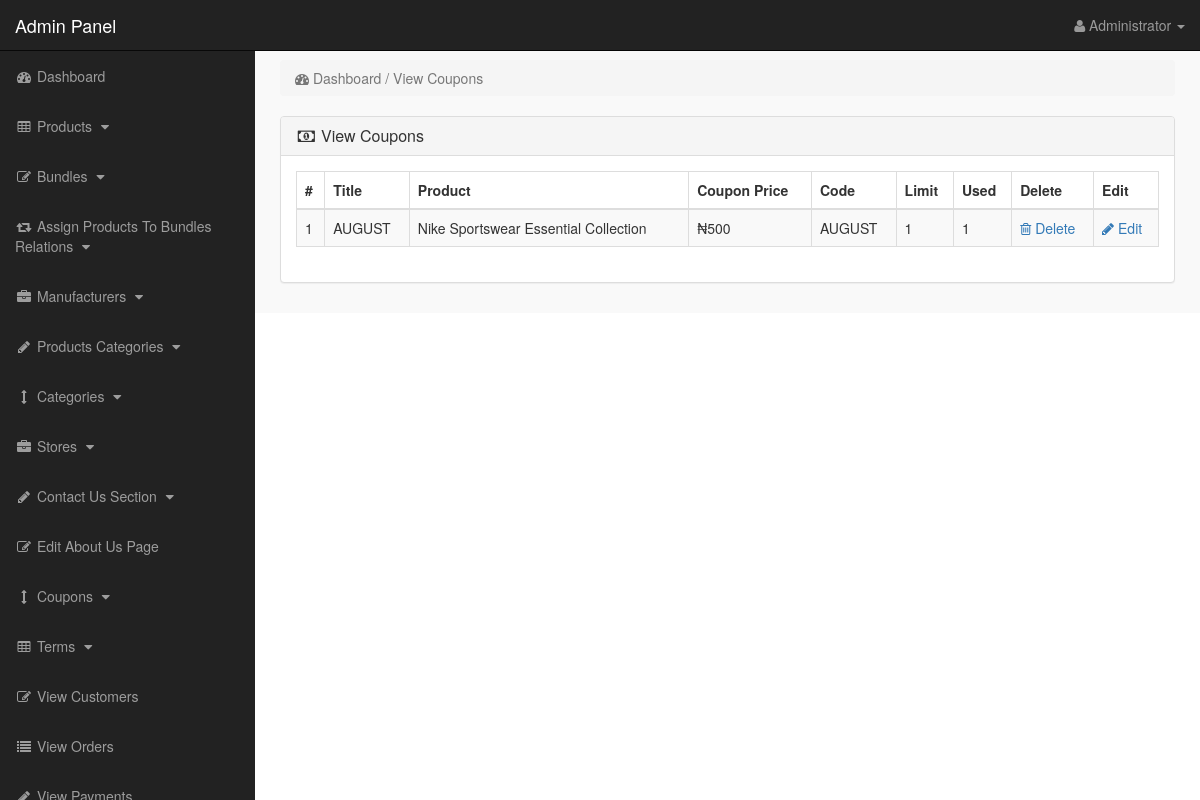
/admin_area/index.php?view_coupons (signed in), run on the app's committed database.
### tables this page shows
CREATE TABLE `coupons` (
  `coupon_id` int(10) NOT NULL,
  `product_id` int(10) NOT NULL,
  `coupon_title` varchar(255) NOT NULL,
  `coupon_price` varchar(255) NOT NULL,
  `coupon_code` varchar(255) NOT NULL,
  `coupon_limit` int(100) NOT NULL,
  `coupon_used` int(100) NOT NULL
);

CREATE TABLE `products` (
  `product_id` int(10) NOT NULL,
  `p_cat_id` int(10) NOT NULL,
  `cat_id` int(10) NOT NULL,
  `manufacturer_id` int(10) NOT NULL,
  `date` timestamp NOT NULL DEFAULT current_timestamp() ON UPDATE current_timestamp(),
  `product_title` text NOT NULL,
  `product_url` text NOT NULL,
  `product_img1` text NOT NULL,
  `product_img2` text NOT NULL,
  `product_img3` text NOT NULL,
  `product_price` int(10) NOT NULL,
  `product_psp_price` int(100) NOT NULL,
  `product_desc` text NOT NULL,
  `product_features` text NOT NULL,
  `product_video` text NOT NULL,
  `product_keywords` text NOT NULL,
  `product_label` text NOT NULL,
  `status` varchar(255) NOT NULL
);

### admin_area/view_coupons.php (the view)
<?php
if(!isset($_SESSION['admin_email'])){
echo "<script>window.open('login.php','_self')</script>";
}
else {
?>
<div class="row">
<div class="col-lg-12">
<ol class="breadcrumb">
<li class="active">
<i class="fa fa-dashboard"></i> Dashboard / View Coupons
</li>
</ol>
</div>
</div>
<div class="row" >
<div class="col-lg-12" >
<div class="panel panel-default">
<div class="panel-heading">
<h3 class="panel-title">
<i class="fa fa-money fa-fw"></i> View Coupons
</h3>
</div>
<div class="panel-body">
<div class="table-responsive">
<table class="table table-bordered table-hover table-striped">
<thead>
<tr>
<th>#</th>
<th>Title  </th>
<th>Product  </th>
<th>Coupon Price  </th>
<th>Code  </th>
<th>Limit  </th>
<th>Used  </th>
<th>Delete  </th>
<th>Edit  </th>
</tr>
</thead>
<tbody>
<?php
$i = 0;
$get_coupons = "select * from coupons";
$run_coupons = mysqli_query($con,$get_coupons);
while($row_coupons = mysqli_fetch_array($run_coupons)){
$coupon_id = $row_coupons['coupon_id'];
$product_id = $row_coupons['product_id'];
$coupon_title = $row_coupons['coupon_title'];
$coupon_price = $row_coupons['coupon_price'];
$coupon_code = $row_coupons['coupon_code'];
$coupon_limit = $row_coupons['coupon_limit'];
$coupon_used = $row_coupons['coupon_used'];
$get_products = "select * from products where product_id='$product_id'";
$run_products = mysqli_query($con,$get_products);
$row_products = mysqli_fetch_array($run_products);
$product_title = $row_products['product_title'];
$i++;
?>
<tr>
<td><?php echo $i; ?></td>
<td><?php echo $coupon_title; ?></td>
<td><?php echo $product_title; ?></td>
<td><?php echo "₦$coupon_price"; ?></td>
<td><?php echo $coupon_code; ?></td>
<td><?php echo $coupon_limit; ?></td>
<td><?php echo $coupon_used; ?></td>
<td>
<a href="index.php?delete_coupon=<?php echo $coupon_id; ?>">
<i class="fa fa-trash-o"></i> Delete
</a>
</td>
<td>
<a href="index.php?edit_coupon=<?php echo $coupon_id; ?>">
<i class="fa fa-pencil"></i> Edit
</a>
</td>
</tr>
<?php } ?>
</tbody>
</table>
</div>
</div>
</div>
</div>
</div>
<?php } ?>

### admin_area/includes/sidebar.php (shortened to what this page needs)
<?php
if(!isset($_SESSION['admin_email'])){
echo "<script>window.open('login.php','_self')</script>";
}
else {
?>
<nav class="navbar navbar-inverse navbar-fixed-top" >
<div class="navbar-header" >
<a class="navbar-brand" href="index.php?dashboard" >Admin Panel</a>
</div>
<ul class="nav navbar-right top-nav" >
<li class="dropdown" >
<a href="#" class="dropdown-toggle" data-toggle="dropdown" >
<i class="fa fa-user" ></i>
<?php echo $admin_name; ?> <b class="caret" ></b>
</a>
</li>
</ul>
<div class="collapse navbar-collapse navbar-ex1-collapse">
<ul class="nav navbar-nav side-nav">
<li>
<a href="index.php?dashboard">
<i class="fa fa-fw fa-dashboard"></i> Dashboard
</a>
</li>
<li>
<a href="#" data-toggle="collapse" data-target="#products">
<i class="fa fa-fw fa-table"></i> Products
<i class="fa fa-fw fa-caret-down"></i>
</a>
</li>
<li>
<a href="#" data-toggle="collapse" data-target="#bundles">
<i class="fa fa-fw fa-edit"></i> Bundles
<i class="fa fa-fw fa-caret-down"></i>
</a>
</li>
<li>
<a href="#" data-toggle="collapse" data-target="#relations">
<i class="fa fa-fw fa-retweet"></i> Assign Products To Bundles Relations
<i class="fa fa-fw fa-caret-down"></i>
</a>
</li>
<li>
<a href="#" data-toggle="collapse" data-target="#manufacturers">
<i class="fa fa-fw fa-briefcase"></i> Manufacturers
<i class="fa fa-fw fa-caret-down"></i>
</a>
</li>
<li>
<a href="#" data-toggle="collapse" data-target="#p_cat">
<i class="fa fa-fw fa-pencil"></i> Products Categories
<i class="fa fa-fw fa-caret-down"></i>
</a>
</li>
<li>
<a href="#" data-toggle="collapse" data-target="#cat">
<i class="fa fa-fw fa-arrows-v"></i> Categories
<i class="fa fa-fw fa-caret-down"></i>
</a>
</li>
<li>
<a href="#" data-toggle="collapse" data-target="#store">
<i class="fa fa-fw fa-briefcase"></i> Stores
<i class="fa fa-fw fa-caret-down"></i>
</a>
</li>
<li>
<a href="#" data-toggle="collapse" data-target="#contact_us">
<i class="fa fa-fw fa-pencil"> </i> Contact Us Section
<i class="fa fa-fw fa-caret-down"></i>
</a>
</li>
<li>
<a href="index.php?edit_about_us">
<i class="fa fa-fw fa-edit"></i> Edit About Us Page
</a>
</li>
<li>
<a href="#" data-toggle="collapse" data-target="#coupons">
<i class="fa fa-fw fa-arrows-v"></i> Coupons
<i class="fa fa-fw fa-caret-down"></i>
</a>
</li>
<li>
<a href="#" data-toggle="collapse" data-target="#terms" >
<i class="fa fa-fw fa-table"></i> Terms
<i class="fa fa-fw fa-caret-down"></i>
</a>
</li>
<li>
<a href="index.php?view_customers">
<i class="fa fa-fw fa-edit"></i> View Customers
</a>
</li>
<li>
<a href="index.php?view_orders">
<i class="fa fa-fw fa-list"></i> View Orders
</a>
</li>
<li>
<a href="index.php?view_payments">
<i class="fa fa-fw fa-pencil"></i> View Payments
</a>
</li>
</ul>
</div>
</nav>
<?php } ?>

### admin_area/css/style.css (style rules this page uses)
body { margin-top:100px; }
@media (min-width: 768px) { body { margin-top:50px; } }
.top-nav { padding:0 15px; }
.top-nav>li { display:inline-block; float:left; }
.top-nav>li>a { padding-top:15px; padding-bottom:15px; line-height:20px; color:#999; }
@media (min-width: 768px) { .side-nav { position:fixed; top:51px; width:255px; border-radius:0; overflow-y:auto; background-color: #222; bottom:0; overflow-x:hidden; padding-bottom:40px; } }
@media (min-width: 768px) { .side-nav>li>a { width:255px; } }
.panel-body { border-radius:5px; }

### data on the page
coupons: coupon_title "AUGUST", product.product_title "Nike Sportswear Essential Collection", coupon_price "500", coupon_code "AUGUST", coupon_limit "1", coupon_used "1"

### other printed values
$admin_name "Administrator"
